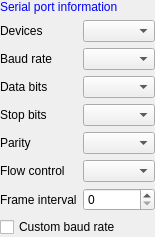
<?xml version="1.0" encoding="UTF-8"?>
<ui version="4.0">
 <class>SAKSerialPortController</class>
 <widget class="QWidget" name="SAKSerialPortController">
  <property name="geometry">
   <rect>
    <x>0</x>
    <y>0</y>
    <width>127</width>
    <height>187</height>
   </rect>
  </property>
  <property name="windowTitle">
   <string>Control Panel</string>
  </property>
  <layout class="QGridLayout" name="gridLayout">
   <property name="leftMargin">
    <number>0</number>
   </property>
   <property name="topMargin">
    <number>0</number>
   </property>
   <property name="rightMargin">
    <number>0</number>
   </property>
   <property name="bottomMargin">
    <number>0</number>
   </property>
   <item row="1" column="0">
    <widget class="QLabel" name="label_8">
     <property name="text">
      <string>Devices</string>
     </property>
    </widget>
   </item>
   <item row="1" column="1">
    <widget class="QComboBox" name="serialportsComboBox">
     <property name="sizePolicy">
      <sizepolicy hsizetype="Preferred" vsizetype="Fixed">
       <horstretch>0</horstretch>
       <verstretch>0</verstretch>
      </sizepolicy>
     </property>
     <property name="maximumSize">
      <size>
       <width>16777215</width>
       <height>16777215</height>
      </size>
     </property>
    </widget>
   </item>
   <item row="2" column="0">
    <widget class="QLabel" name="label_2">
     <property name="sizePolicy">
      <sizepolicy hsizetype="Fixed" vsizetype="Preferred">
       <horstretch>0</horstretch>
       <verstretch>0</verstretch>
      </sizepolicy>
     </property>
     <property name="text">
      <string>Baud rate</string>
     </property>
    </widget>
   </item>
   <item row="2" column="1">
    <widget class="QComboBox" name="baudrateComboBox"/>
   </item>
   <item row="3" column="0">
    <widget class="QLabel" name="label_3">
     <property name="sizePolicy">
      <sizepolicy hsizetype="Fixed" vsizetype="Preferred">
       <horstretch>0</horstretch>
       <verstretch>0</verstretch>
      </sizepolicy>
     </property>
     <property name="text">
      <string>Data bits</string>
     </property>
    </widget>
   </item>
   <item row="3" column="1">
    <widget class="QComboBox" name="databitsComboBox">
     <property name="currentText">
      <string notr="true"/>
     </property>
     <property name="currentIndex">
      <number>-1</number>
     </property>
    </widget>
   </item>
   <item row="4" column="0">
    <widget class="QLabel" name="label_4">
     <property name="sizePolicy">
      <sizepolicy hsizetype="Fixed" vsizetype="Preferred">
       <horstretch>0</horstretch>
       <verstretch>0</verstretch>
      </sizepolicy>
     </property>
     <property name="text">
      <string>Stop bits</string>
     </property>
    </widget>
   </item>
   <item row="4" column="1">
    <widget class="QComboBox" name="stopbitsComboBox"/>
   </item>
   <item row="5" column="0">
    <widget class="QLabel" name="label_5">
     <property name="sizePolicy">
      <sizepolicy hsizetype="Fixed" vsizetype="Preferred">
       <horstretch>0</horstretch>
       <verstretch>0</verstretch>
      </sizepolicy>
     </property>
     <property name="text">
      <string>Parity</string>
     </property>
    </widget>
   </item>
   <item row="5" column="1">
    <widget class="QComboBox" name="parityComboBox"/>
   </item>
   <item row="6" column="0">
    <widget class="QLabel" name="label_6">
     <property name="sizePolicy">
      <sizepolicy hsizetype="Fixed" vsizetype="Preferred">
       <horstretch>0</horstretch>
       <verstretch>0</verstretch>
      </sizepolicy>
     </property>
     <property name="text">
      <string>Flow control</string>
     </property>
    </widget>
   </item>
   <item row="6" column="1">
    <widget class="QComboBox" name="flowControlComboBox"/>
   </item>
   <item row="7" column="0">
    <widget class="QLabel" name="label_7">
     <property name="text">
      <string>Frame interval</string>
     </property>
    </widget>
   </item>
   <item row="7" column="1">
    <widget class="QSpinBox" name="frameIntervalSpinBox"/>
   </item>
   <item row="8" column="0" colspan="2">
    <widget class="QCheckBox" name="customBaudrateCheckBox">
     <property name="sizePolicy">
      <sizepolicy hsizetype="Preferred" vsizetype="Fixed">
       <horstretch>0</horstretch>
       <verstretch>0</verstretch>
      </sizepolicy>
     </property>
     <property name="text">
      <string>Custom baud rate</string>
     </property>
    </widget>
   </item>
   <item row="0" column="0" colspan="2">
    <widget class="QLabel" name="label">
     <property name="styleSheet">
      <string notr="true">QLabel {
	color: blue
}</string>
     </property>
     <property name="text">
      <string>Serial port information</string>
     </property>
    </widget>
   </item>
  </layout>
 </widget>
 <resources/>
 <connections/>
</ui>
